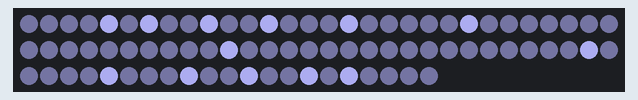
This sketch was run on a simulated Arduino Uno, built with avr-gcc and run on an emulated ATmega328P. On the bench: 81 RGB LEDs in strip order, left to right, continuing on the next row. Dim RGB values are drawn brighter than linear; random numbers use the default seed unless the sketch sets one.

Above: at 1.17 s.
At 3.1 s:
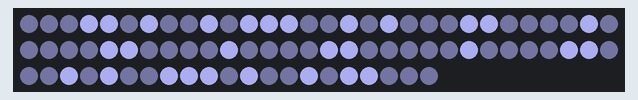
At 7.1 s:
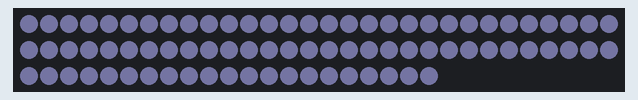
At 18.9 s:
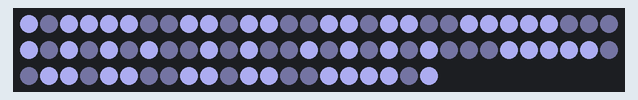
At 26.2 s:
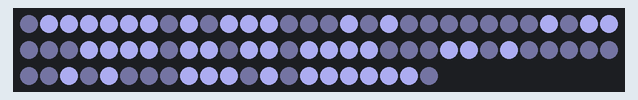
At 34.3 s:
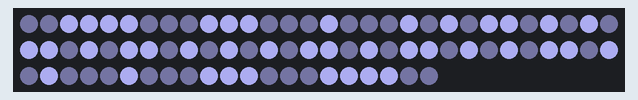

The sketch:

final_code_static.ino
```cpp
/*
Projekt: Beerpong-Tisch
Part: 4
Author: Lukas Jäschke
Date of Begin: 28.07.2020
*/
// Implementierung der LED-Bibliothek

#include <Adafruit_NeoPixel.h>

Adafruit_NeoPixel pix = Adafruit_NeoPixel(81, 6, NEO_GRB + NEO_KHZ800);

// Definition der Variablen

int r[25];

void setup() {

Serial.begin(9600);
pix.begin();

randomSeed(analogRead(15));
}

//////////////////////////////////////////////////////////////

void loop() {

// Alle LEDs auf eine Farbei bringen

for(int i = 0; i<81; i++){
  pix.setPixelColor(i, pix.Color(25, 25, 35));
}
pix.show();

// Zufällige Zahlen deklarieren


for(int i = 0; i < 25; i++){
  r[i] = random(0,41);
}

//Ignite
for(int j = 0; j < 25; j++){
  for(int i = 0; i < 41; i++){
    if(r[j]==i){
      pix.setPixelColor(i, pix.Color(150, 150, 210));
      pix.setPixelColor(80-i, pix.Color(150, 150, 210));
    }
    pix.show();
  }
}
delay(500);

//Reverse
for(int j = 0; j < 25; j++){
  for(int i = 0; i < 41; i++){
    if(r[j]==i){
      pix.setPixelColor(i, pix.Color(25, 25, 35));
      pix.setPixelColor(80-i, pix.Color(25, 25, 35));
    }
    pix.show();
  }
}

delay(300);
pix.clear();
}
```
